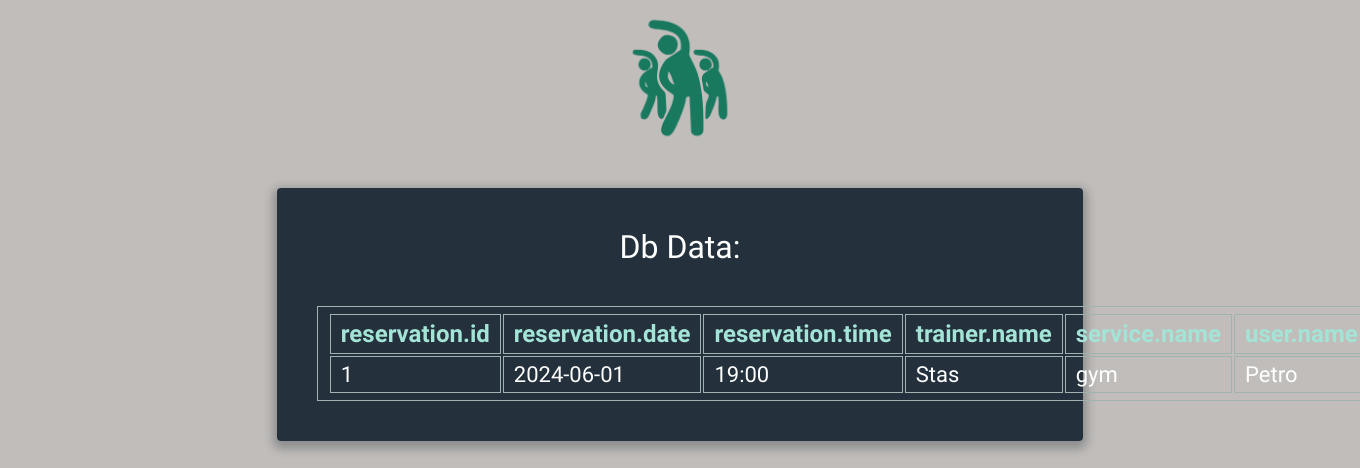
/user/reservations/1 (signed in), run on the app's committed database.
### tables this page shows
CREATE TABLE "reservation" (
	"id"	INTEGER NOT NULL UNIQUE,
	"trainer"	INTEGER NOT NULL,
	"user"	INTEGER NOT NULL,
	"service"	INTEGER NOT NULL,
	"date"	TEXT NOT NULL,
	"time"	TEXT NOT NULL,
	PRIMARY KEY("id" AUTOINCREMENT),
	FOREIGN KEY("trainer") REFERENCES "trainer"("id"),
	FOREIGN KEY("user") REFERENCES "user"("id"),
	FOREIGN KEY("service") REFERENCES "service"("id")
);

CREATE TABLE "trainer" (
	"id"	INTEGER NOT NULL UNIQUE,
	"name"	TEXT NOT NULL,
	"fitness_center"	INTEGER NOT NULL,
	"age"	INTEGER NOT NULL DEFAULT 18,
	"sex"	TEXT NOT NULL,
	PRIMARY KEY("id" AUTOINCREMENT),
	FOREIGN KEY("fitness_center") REFERENCES "fitness_center"("id")
);

CREATE TABLE "service" (
	"id"	INTEGER NOT NULL UNIQUE,
	"name"	TEXT NOT NULL UNIQUE,
	"duration"	INTEGER NOT NULL DEFAULT 0,
	"description"	TEXT NOT NULL,
	"price"	INTEGER NOT NULL DEFAULT 0,
	"fitness_center"	INTEGER NOT NULL,
	"max_attendees"	INTEGER NOT NULL DEFAULT 1,
	PRIMARY KEY("id" AUTOINCREMENT),
	FOREIGN KEY("fitness_center") REFERENCES "fitness_center"("id")
);

CREATE TABLE "user" (
	"id"	INTEGER NOT NULL UNIQUE,
	"name"	TEXT NOT NULL,
	"funds"	INTEGER NOT NULL DEFAULT 0,
	"login"	TEXT NOT NULL UNIQUE,
	"password"	TEXT NOT NULL,
	"birth_date"	TEXT NOT NULL,
	"phone"	TEXT NOT NULL,
	PRIMARY KEY("id" AUTOINCREMENT)
);

### app.py (the view)
@app.route('/user/reservations/<int:reservation_id>', methods=['GET', 'POST'])
@auth
def user_reservation(reservation_id):
    if request.method == 'GET':
        select_data = {
            'reservation': ['reservation.id', 'reservation.date', 'reservation.time',
                            'trainer.name', 'service.name', 'user.name']}
        join_data = {'trainer': 'trainer.id=reservation.trainer',
                     'service': 'service.id=reservation.service',
                     'user': 'user.id=reservation.user'}
        where_data = {'reservation.id': reservation_id, 'user.id': session.get('user_id')}
        data = exec_db_query(single=False, select_data=select_data, join_data=join_data, where_data=where_data)
        return render_db_template(data=data)
    return f'user reservation "{reservation_id}" endpoint'

### app.py (called while the page is built)
def auth(func):
    @wraps(func)
    def wrapper(*args, **kwargs):
        if session.get('user_id') is None:
            return redirect('/login')
        return func(*args, **kwargs)
    return wrapper

def render_db_template(data):
    template_name = 'db_data_multiple.html' if type(data) is list else 'db_data_single.html'
    return render_template(template_name, result=data)

### db_utils.py (called while the page is built)
def exec_db_query(**kwargs):
    db = SqliteDb()
    if select_data := kwargs.get('select_data'):
        return db.select(select_data=select_data, join_data=kwargs.get('join_data'), single=kwargs.get('single', True),
                         where_data=kwargs.get('where_data'), join_type=kwargs.get('join_type', 'join'))
    elif insert_data := kwargs.get('insert_data'):
        db.insert(insert_data=insert_data)
    elif update_data := kwargs.get('update_data'):
        db.update(update_data=update_data, where_data=kwargs.get('where_data'))
    elif delete_data := kwargs.get('delete_data'):
        db.delete(delete_data=delete_data, where_data=kwargs.get('where_data'))

    @staticmethod
    def dict_factory(cursor, row):
        return {col[0]: row[idx] for idx, col in enumerate(cursor.description)}

    def exec_query(self, query, single=True, commit=False):
        try:
            self.cur.execute(query)
            if commit:
                self.con.commit()
            return self.cur.fetchone() if single else self.cur.fetchall()
        except Exception:
            return {} if single else []

    def select(self, select_data, join_data=None, where_data=None, single=True, join_type='join'):
        fields_str = ', '.join([f'{itm} as "{itm}"' for itm in list(select_data.values())[0]])
        select_str = f'select {fields_str} from {list(select_data.keys())[0]}'
        if join_data is not None:
            join_str = ' '.join([f'{join_type} {k} on {v}' for k, v in join_data.items()])
            select_str += f' {join_str}'
        if where_data is not None:
            select_str += f""" where {' and '.join([f'{key}="{val}"' for key, val in where_data.items()])}"""
        return self.exec_query(query=select_str, single=single)

    def close(self):
        self.con.close()

    def __del__(self):
        self.close()

### templates/db_data_multiple.html (shortened to what this page needs)
{% extends "base.html" %}
{% block content %}
<div id="data">
          <h1>Db Data:</h1>
          {% if result %}
          <table>
              <tr>
              {% for key in result[0].keys() %}
              <th> {{ key }} </th>
              {% endfor %}
              </tr>
              {% for curr_result in result %}
              <tr>
              {% for value in curr_result.values() %}
              <td> {{ value }} </td>
              {% endfor %}
              </tr>
              {% endfor %}
         </table>
        {% endif %}
        </div>
{% endblock %}

### data on the page
reservation: values "1", date "2024-06-01", time "19:00"
trainer: name "Stas"
service: name "gym"
user: name "Petro"

### other printed values
{{ key }} "reservation.id" "reservation.date" "reservation.time" "trainer.name" "service.name"
